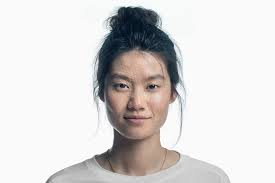
#> input picture test_face.jpg, 275 x 183 px
$ python haarcascade_mongo.py
#> lines starting #> are read from the running program, lines starting #| are printed output that depends on the picture; after the words box and inside, x2 and y2 are one past the last pixel; in counts of white or black regions, pixels touching at a corner belong together
#> further down, img is the input picture: shape (183, 275, 3); mean B, G, R 214.6, 215.3, 217.6
import numpy as np
import cv2
import time
import os
from pymongo import MongoClient

client = MongoClient("localhost",27017)
db = client["bigdata"]
col = db["face"]

# read in the cascade classifier for face
face_cascade = cv2.CascadeClassifier('./haarcascade_frontalface_default.xml')

# check face
def is_face(img):

	face_rect = face_cascade.detectMultiScale(img,
											scaleFactor = 1.2,
											minNeighbors = 5)

	if np.size(face_rect) > 0: # face was detected
		return True

	return False


# create a function to detect face
def haarcascade_frontalface(img):

	face_img = img.copy()

	face_rect = face_cascade.detectMultiScale(face_img,
											scaleFactor = 1.2,
											minNeighbors = 5)
#> face_rect = [[96, 52, 85, 85]]

	for (x0, y0, w, h) in face_rect:
		x1, y1 = x0 + w, y0 + h
		cv2.rectangle(face_img, (x0, y0), (x1, y1), (0, 0, 255), 3)
#> this loop made 1 pass
#> (x0, y0, w, h, x1, y1) on pass 1: (96, 52, 85, 85, 181, 137)
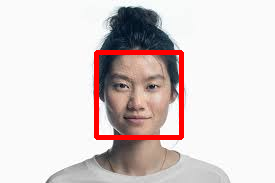
#> face_img: shape (183, 275, 3); 3.35% of pixels changed, all inside (x1, y1, x2, y2) = (94, 50, 184, 140)

	return face_img, [(x0, y0), (x1, y1)]

# save image in mongodb
def save_mongo(b64_img, frame, boundingbox_coords, timestamp):

	timeStr = time.ctime()

	res = col.insert_one(
		{
	  	 "face": b64_img,
	     "frame": frame,
	     "boundingbox": boundingbox_coords,
	     "timestamp": timestamp
  		}
	)

# save image in folder
def save_folder(boundingboxed_face, frame, boundingbox_coords, timestamp, folder):

	name = "face{} - {} - {}.jpg".format(frame, boundingbox_coords, timestamp)
	cv2.imwrite(os.path.join(folder, name), boundingboxed_face)


img = cv2.imread("../test_face.jpg")
cpy = img.copy()
marked, bb = haarcascade_frontalface(cpy)
#> bb = [(96, 52), (181, 137)]
save_folder(marked, 0, bb, time.ctime(), "../not_face")
cv2.imshow("face", marked)
cv2.waitKey(0)
